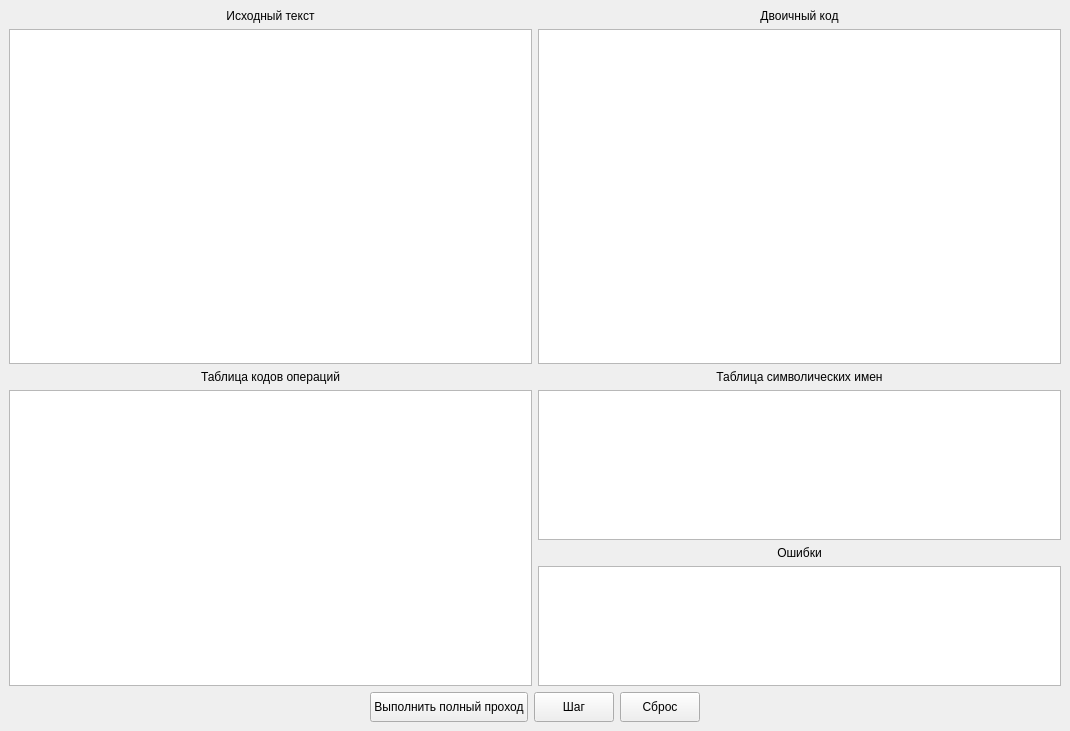
<?xml version="1.0" encoding="UTF-8"?>
<ui version="4.0">
 <class>MainWindow</class>
 <widget class="QMainWindow" name="MainWindow">
  <property name="geometry">
   <rect>
    <x>0</x>
    <y>0</y>
    <width>1070</width>
    <height>731</height>
   </rect>
  </property>
  <property name="windowTitle">
   <string>Однопросмотровый ассемблер</string>
  </property>
  <widget class="QWidget" name="centralwidget">
   <layout class="QGridLayout" name="gridLayout_3">
    <item row="0" column="0">
     <widget class="QLabel" name="label">
      <property name="text">
       <string>Исходный текст</string>
      </property>
      <property name="alignment">
       <set>Qt::AlignmentFlag::AlignCenter</set>
      </property>
     </widget>
    </item>
    <item row="0" column="1">
     <widget class="QLabel" name="label_2">
      <property name="text">
       <string>Двоичный код</string>
      </property>
      <property name="alignment">
       <set>Qt::AlignmentFlag::AlignCenter</set>
      </property>
     </widget>
    </item>
    <item row="1" column="0">
     <widget class="QTextEdit" name="SourceCode_TextBox">
      <property name="maximumSize">
       <size>
        <width>16777215</width>
        <height>350</height>
       </size>
      </property>
     </widget>
    </item>
    <item row="1" column="1">
     <widget class="QTextEdit" name="BinaryCode_TextBox">
      <property name="maximumSize">
       <size>
        <width>16777215</width>
        <height>350</height>
       </size>
      </property>
      <property name="readOnly">
       <bool>true</bool>
      </property>
     </widget>
    </item>
    <item row="2" column="0">
     <widget class="QLabel" name="label_3">
      <property name="text">
       <string>Таблица кодов операций</string>
      </property>
      <property name="alignment">
       <set>Qt::AlignmentFlag::AlignCenter</set>
      </property>
     </widget>
    </item>
    <item row="2" column="1">
     <widget class="QLabel" name="label_4">
      <property name="text">
       <string>Таблица символических имен</string>
      </property>
      <property name="alignment">
       <set>Qt::AlignmentFlag::AlignCenter</set>
      </property>
     </widget>
    </item>
    <item row="3" column="1">
     <widget class="QTextEdit" name="TSI_TextBox">
      <property name="maximumSize">
       <size>
        <width>16777215</width>
        <height>150</height>
       </size>
      </property>
      <property name="readOnly">
       <bool>true</bool>
      </property>
     </widget>
    </item>
    <item row="4" column="1">
     <widget class="QLabel" name="label_5">
      <property name="text">
       <string>Ошибки</string>
      </property>
      <property name="alignment">
       <set>Qt::AlignmentFlag::AlignCenter</set>
      </property>
     </widget>
    </item>
    <item row="5" column="1">
     <widget class="QTextEdit" name="Errors_TextBox">
      <property name="maximumSize">
       <size>
        <width>16777215</width>
        <height>120</height>
       </size>
      </property>
      <property name="readOnly">
       <bool>true</bool>
      </property>
     </widget>
    </item>
    <item row="6" column="0" colspan="2">
     <layout class="QHBoxLayout" name="horizontalLayout_5">
      <item>
       <spacer name="horizontalSpacer">
        <property name="orientation">
         <enum>Qt::Orientation::Horizontal</enum>
        </property>
        <property name="sizeHint" stdset="0">
         <size>
          <width>40</width>
          <height>20</height>
         </size>
        </property>
       </spacer>
      </item>
      <item>
       <widget class="QPushButton" name="Pass_Button">
        <property name="minimumSize">
         <size>
          <width>0</width>
          <height>30</height>
         </size>
        </property>
        <property name="text">
         <string>Выполнить полный проход</string>
        </property>
       </widget>
      </item>
      <item>
       <widget class="QPushButton" name="ProcessStep_Button">
        <property name="minimumSize">
         <size>
          <width>0</width>
          <height>30</height>
         </size>
        </property>
        <property name="text">
         <string>Шаг</string>
        </property>
       </widget>
      </item>
      <item>
       <widget class="QPushButton" name="Reset_Button">
        <property name="minimumSize">
         <size>
          <width>0</width>
          <height>30</height>
         </size>
        </property>
        <property name="text">
         <string>Сброс</string>
        </property>
       </widget>
      </item>
      <item>
       <spacer name="horizontalSpacer_2">
        <property name="orientation">
         <enum>Qt::Orientation::Horizontal</enum>
        </property>
        <property name="sizeHint" stdset="0">
         <size>
          <width>40</width>
          <height>20</height>
         </size>
        </property>
       </spacer>
      </item>
     </layout>
    </item>
    <item row="3" column="0" rowspan="3">
     <widget class="QTextEdit" name="Commands_TextBox">
      <property name="maximumSize">
       <size>
        <width>16777215</width>
        <height>300</height>
       </size>
      </property>
     </widget>
    </item>
   </layout>
  </widget>
 </widget>
 <resources/>
 <connections/>
</ui>
